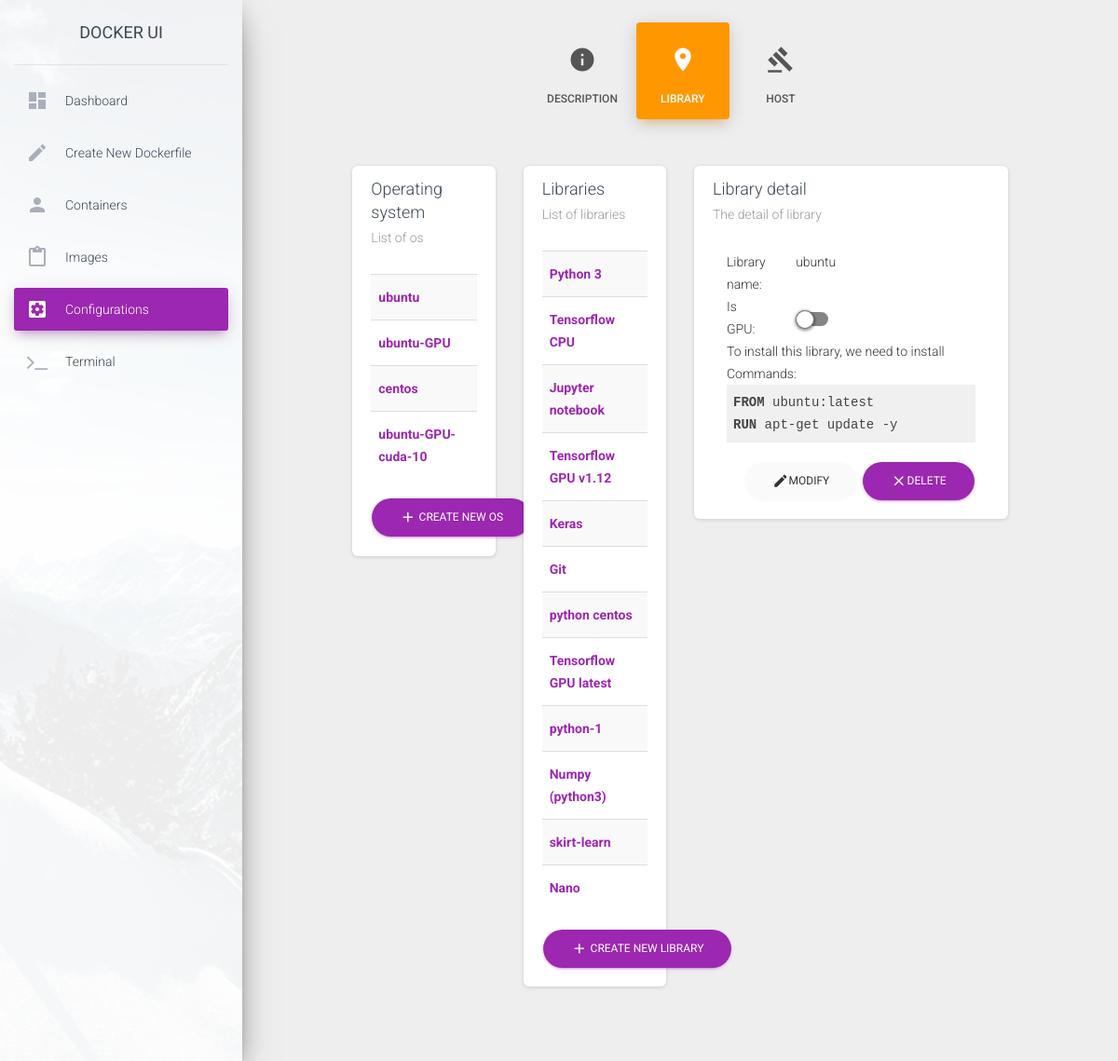
/src/html/src/Configuration.php?library-id=0 (signed in), run on the app's committed database.
### tables this page shows
CREATE TABLE library (
    id INTEGER PRIMARY KEY AUTOINCREMENT,
    name TEXT NOT NULL UNIQUE,
    isGPU BOOLEAN NOT NULL
);

### src/model/LibraryModel.php (called while the page is built, shortened)
<?php
    class LibraryModel {
        private $id;
        private $name;
        public function getId()
        {
            return $this->id;
        }
        public function setId($id): void
        {
            $this->id = $id;
        }
        public function getName()
        {
            return $this->name;
        }
        public function setName($name): void
        {
            $this->name = $name;
        }
    }
?>

### src/dao/LibraryDao.php (called while the page is built, shortened)
<?php
    class LibraryDao{
        function getAll() :array {
            $db = new Database();
            $sqlQuery = "SELECT * FROM library";
            $ret = $db->query($sqlQuery);
            $result = [];
            while($row = $ret->fetchArray(SQLITE3_ASSOC) ) {
               array_push($result, new LibraryEntity($row['id'], $row['name'], $row['isGPU']));
            }
            return $result;
        }
    }
?>

### src/service/LibraryService.php (called while the page is built, shortened)
<?php
    include_once(__DIR__.'/../dao/LibraryDao.php');
    include_once(__DIR__.'/../model/LibraryModel.php');
    class LibraryService {
        private $libraryDao;
        private $dependenceDao;
        function __construct(){
            $this->libraryDao = new LibraryDao();
            $this->dependenceDao = new DependenceDao();
        }
        public function getAllImageModelsMapById() {
            $libraryEntities = $this->libraryDao->getAll();
            $libraryModelMapById = array();
            foreach ($libraryEntities as $libraryEntity) {
                $libraryModelMapById[$libraryEntity->getId()] = LibraryModel::fromEntity($libraryEntity);
            }
            $dependences = $this->dependenceDao->getAll();
            foreach ($dependences as $dependence) {
                $libraryModelMapById[$dependence->getLibraryId()]->addParentLibrary($libraryModelMapById[$dependence->getParentLibraryId()]);
                $libraryModelMapById[$dependence->getParentLibraryId()]->addChildLibrary($libraryModelMapById[$dependence->getLibraryId()]);
            }
            return $libraryModelMapById;
        }
    }
?>

### src/html/src/library/LibraryPage.php (the view, shortened to what this page needs)
<?php
    include_once (__DIR__."/../../../service/LibraryService.php");
    $libraryService = new LibraryService();
    $GLOBALS['libraries'] = $libraryService->getAllImageModelsMapById();
?>
<div class="col-md-10 ml-auto mr-auto">
    <div class="row">
        <div class="col-md-3">
            <div class="card">
                <div class="card-header">
                    <h4 class="card-title">Operating system</h4>
                    <p class="card-category">List of os</p>
                </div>
                <div class="card-body">
                    <table class="table table-striped table-hover">
                        <tbody>
                            <?php
                                foreach ($GLOBALS['libraries'] as $library) {
                                    if (!$library->isOS()) {
                                        continue;
                                    }
                                    echo "<tr>";
                                    echo "<th><a href='./Configuration.php?library-id=". $library->getId()."'>".$library->getName()."</a></th>";
                                    echo "</tr>";
                                }
                            ?>
                        </tbody>
                    </table>
                    <div class="text-right">
                        <button class="btn btn-primary btn-round" data-toggle="modal" data-target="#new-os">
                            <i class="material-icons">add</i> Create new OS
                        </button>
                    </div>
                </div>
            </div>
        </div>
        <div class="col-md-3">
            <div class="card">
                <div class="card-header">
                    <h4 class="card-title">Libraries</h4>
                    <p class="card-category">List of libraries </p>
                </div>
                <div class="card-body">
                    <table class="table table-striped table-hover">
                        <tbody>
                            <?php
                                foreach ($GLOBALS['libraries'] as $library) {
                                    if ($library->isOS()) {
                                        continue;
                                    }
                                    echo "<tr>";
                                    echo "<th><a href='./Configuration.php?library-id=". $library->getId()."'>".$library->getName()."</th>";
                                    echo "</tr>";
                                }
                            ?>
                        </tbody>
                    </table>
                    <div class="text-right">
                        <button class="btn btn-primary btn-round" data-toggle="modal" data-target="#new-library">
                            <i class="material-icons">add</i> Create new library
                        </button>
                    </div>
                </div>
            </div>
        </div>
        <div class="col-md-6">
            <div class="card">
                <div class="card-header">
                    <h4 class="card-title">Library detail</h4>
                    <p class="card-category">The detail of library</p>
                </div>
                <div class="card-body">
                    <?php
                        if (isset($_GET['library-id'])) {
                            include_once ("LibraryDetail.php");
                        }
                    ?>
                </div>
            </div>
        </div>
    </div>
</div>

### src/html/src/library/LibraryDetail.php (shortened to what this page needs)
<div class="col-md-12 ml-auto mr-auto">
    <div class="row">
        <div class="col-md-3">Library name:</div>
        <div class="col-md-9">
            <div class="library" name="library-name">
                <?php echo $GLOBALS['library-detail']->getName(); ?>
            </div>
        </div>
    </div>
    <div class="row">
        <div class="col-md-3" style="margin: auto">Is GPU:</div>
        <div class="col-md-9">
            <div class="togglebutton" style="margin-top: 12px">
                <label>
                    <input type="checkbox" <?php if ($GLOBALS['library-detail']->getIsGPU()) echo "checked"; ?> name="is-gpu"><span class="toggle disabled"></span>
                </label>
            </div>
        </div>
    </div>
    <div class="row">
        <div class="col-md-12">
        To install this library, we need to install
        </div>
    </div>
    <div class="row">
        <div class="col-md-12">
        Commands:
        </div>
    </div>
    <div class="row">
        <div class="col-md-12">
            <pre>
                <?php
                    echo "<code class=\"docker\">";
                    echo "</code>";
                ?>
            </pre>
        </div>
    </div>
    <div class="text-right">
        <button type="button" class="btn btn-secondary btn-round" onclick="editLibrary('<?php echo $GLOBALS['library-detail']->getId();?>')">
            <i class="material-icons">edit</i>Modify
        </button>
        <button type="button" class="btn btn-primary btn-round" onclick="removeLibrary('<?php echo $GLOBALS['library-detail']->getId();?>')">
            <i class="material-icons">close</i>Delete
        </button>
    </div>
</div>

### src/html/highlightjs/styles/default.css (style rules this page uses)
.hljs { display: block; overflow-x: auto; padding: 0.5em; background: #F0F0F0; }
.hljs, .hljs-subst { color: #444; }

### data on the page
library: name "ubuntu"
library: name "ubuntu-GPU"
library: name "centos"
library: name "ubuntu-GPU-cuda-10"
library: name "Python 3"
library: name "Tensorflow CPU"
library: name "Jupyter notebook"
library: name "Tensorflow GPU v1.12"
library: name "Keras"
library: name "Git"
library: name "python centos"
library: name "Tensorflow GPU latest"
library: name "python-1"
library: name "Numpy (python3)"
library: name "skirt-learn"
library: name "Nano"
